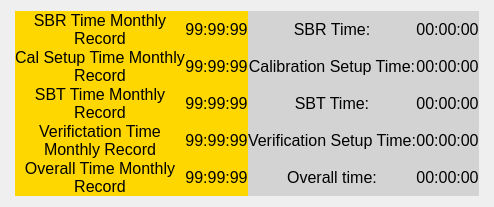
           <widget class="QWidget" name="page_2">
            <layout class="QGridLayout" name="gridLayout_2">
             <property name="leftMargin">
              <number>15</number>
             </property>
             <property name="rightMargin">
              <number>15</number>
             </property>
             <property name="spacing">
              <number>0</number>
             </property>
             <item row="0" column="0">
              <widget class="QLabel" name="SBRRecordLabel">
               <property name="font">
                <font>
                 <pointsize>12</pointsize>
                </font>
               </property>
               <property name="styleSheet">
                <string notr="true">background-color:gold</string>
               </property>
               <property name="text">
                <string>SBR Time Monthly Record</string>
               </property>
               <property name="alignment">
                <set>Qt::AlignCenter</set>
               </property>
               <property name="wordWrap">
                <bool>true</bool>
               </property>
              </widget>
             </item>
             <item row="0" column="3">
              <widget class="QLabel" name="SBRTimeLabel">
               <property name="font">
                <font>
                 <pointsize>12</pointsize>
                </font>
               </property>
               <property name="styleSheet">
                <string notr="true">background-color:lightgray</string>
               </property>
               <property name="text">
                <string>00:00:00</string>
               </property>
               <property name="alignment">
                <set>Qt::AlignCenter</set>
               </property>
               <property name="wordWrap">
                <bool>true</bool>
               </property>
              </widget>
             </item>
             <item row="1" column="2">
              <widget class="QLabel" name="CalLabel">
               <property name="font">
                <font>
                 <pointsize>12</pointsize>
                </font>
               </property>
               <property name="styleSheet">
                <string notr="true">background-color:lightgray</string>
               </property>
               <property name="text">
                <string>Calibration Setup Time:</string>
               </property>
               <property name="alignment">
                <set>Qt::AlignCenter</set>
               </property>
               <property name="wordWrap">
                <bool>true</bool>
               </property>
              </widget>
             </item>
             <item row="1" column="3">
              <widget class="QLabel" name="CalTimeLabel">
               <property name="font">
                <font>
                 <pointsize>12</pointsize>
                </font>
               </property>
               <property name="styleSheet">
                <string notr="true">background-color:lightgray</string>
               </property>
               <property name="text">
                <string>00:00:00</string>
               </property>
               <property name="alignment">
                <set>Qt::AlignCenter</set>
               </property>
               <property name="wordWrap">
                <bool>true</bool>
               </property>
              </widget>
             </item>
             <item row="2" column="2">
              <widget class="QLabel" name="SBTLabel">
               <property name="font">
                <font>
                 <pointsize>12</pointsize>
                </font>
               </property>
               <property name="styleSheet">
                <string notr="true">background-color:lightgray</string>
               </property>
               <property name="text">
                <string>SBT Time:</string>
               </property>
               <property name="alignment">
                <set>Qt::AlignCenter</set>
               </property>
               <property name="wordWrap">
                <bool>true</bool>
               </property>
              </widget>
             </item>
             <item row="2" column="3">
              <widget class="QLabel" name="SBTTimeLabel">
               <property name="font">
                <font>
                 <pointsize>12</pointsize>
                </font>
               </property>
               <property name="styleSheet">
                <string notr="true">background-color:lightgray</string>
               </property>
               <property name="text">
                <string>00:00:00</string>
               </property>
               <property name="alignment">
                <set>Qt::AlignCenter</set>
               </property>
               <property name="wordWrap">
                <bool>true</bool>
               </property>
              </widget>
             </item>
             <item row="3" column="2">
              <widget class="QLabel" name="VerificationLabel">
               <property name="font">
                <font>
                 <pointsize>12</pointsize>
                </font>
               </property>
               <property name="styleSheet">
                <string notr="true">background-color:lightgray</string>
               </property>
               <property name="text">
                <string>Verification Setup Time:</string>
               </property>
               <property name="alignment">
                <set>Qt::AlignCenter</set>
               </property>
               <property name="wordWrap">
                <bool>true</bool>
               </property>
              </widget>
             </item>
             <item row="3" column="3">
              <widget class="QLabel" name="VerificationTimeLabel">
               <property name="font">
                <font>
                 <pointsize>12</pointsize>
                </font>
               </property>
               <property name="styleSheet">
                <string notr="true">background-color:lightgray</string>
               </property>
               <property name="text">
                <string>00:00:00</string>
               </property>
               <property name="alignment">
                <set>Qt::AlignCenter</set>
               </property>
               <property name="wordWrap">
                <bool>true</bool>
               </property>
              </widget>
             </item>
             <item row="0" column="2">
              <widget class="QLabel" name="SBRLabel">
               <property name="font">
                <font>
                 <pointsize>12</pointsize>
                </font>
               </property>
               <property name="styleSheet">
                <string notr="true">background-color:lightgray</string>
               </property>
               <property name="text">
                <string>SBR Time:</string>
               </property>
               <property name="alignment">
                <set>Qt::AlignCenter</set>
               </property>
               <property name="wordWrap">
                <bool>true</bool>
               </property>
              </widget>
             </item>
             <item row="4" column="2">
              <widget class="QLabel" name="OverallLabel">
               <property name="font">
                <font>
                 <pointsize>12</pointsize>
                </font>
               </property>
               <property name="styleSheet">
                <string notr="true">background-color:lightgray</string>
               </property>
               <property name="text">
                <string>Overall time:</string>
               </property>
               <property name="alignment">
                <set>Qt::AlignCenter</set>
               </property>
               <property name="wordWrap">
                <bool>true</bool>
               </property>
              </widget>
             </item>
             <item row="4" column="3">
              <widget class="QLabel" name="OverallTimeLabel">
               <property name="font">
                <font>
                 <pointsize>12</pointsize>
                </font>
               </property>
               <property name="styleSheet">
                <string notr="true">background-color:lightgray</string>
               </property>
               <property name="text">
                <string>00:00:00</string>
               </property>
               <property name="alignment">
                <set>Qt::AlignCenter</set>
               </property>
               <property name="wordWrap">
                <bool>true</bool>
               </property>
              </widget>
             </item>
             <item row="0" column="1">
              <widget class="QLabel" name="SBRRecordTimeLabel">
               <property name="font">
                <font>
                 <pointsize>12</pointsize>
                </font>
               </property>
               <property name="styleSheet">
                <string notr="true">background-color:gold</string>
               </property>
               <property name="text">
                <string>99:99:99</string>
               </property>
               <property name="alignment">
                <set>Qt::AlignCenter</set>
               </property>
               <property name="wordWrap">
                <bool>true</bool>
               </property>
              </widget>
             </item>
             <item row="1" column="0">
              <widget class="QLabel" name="CalRecordLabel">
               <property name="font">
                <font>
                 <pointsize>12</pointsize>
                </font>
               </property>
               <property name="styleSheet">
                <string notr="true">background-color:gold</string>
               </property>
               <property name="text">
                <string>Cal Setup Time Monthly Record</string>
               </property>
               <property name="alignment">
                <set>Qt::AlignCenter</set>
               </property>
               <property name="wordWrap">
                <bool>true</bool>
               </property>
              </widget>
             </item>
             <item row="1" column="1">
              <widget class="QLabel" name="CalRecordTimeLabel">
               <property name="font">
                <font>
                 <pointsize>12</pointsize>
                </font>
               </property>
               <property name="styleSheet">
                <string notr="true">background-color:gold</string>
               </property>
               <property name="text">
                <string>99:99:99</string>
               </property>
               <property name="alignment">
                <set>Qt::AlignCenter</set>
               </property>
               <property name="wordWrap">
                <bool>true</bool>
               </property>
              </widget>
             </item>
             <item row="2" column="0">
              <widget class="QLabel" name="SBTRecordLabel">
               <property name="font">
                <font>
                 <pointsize>12</pointsize>
                </font>
               </property>
               <property name="styleSheet">
                <string notr="true">background-color:gold</string>
               </property>
               <property name="text">
                <string>SBT Time Monthly Record</string>
               </property>
               <property name="alignment">
                <set>Qt::AlignCenter</set>
               </property>
               <property name="wordWrap">
                <bool>true</bool>
               </property>
              </widget>
             </item>
             <item row="2" column="1">
              <widget class="QLabel" name="SBTRecordTimeLabel">
               <property name="font">
                <font>
                 <pointsize>12</pointsize>
                </font>
               </property>
               <property name="styleSheet">
                <string notr="true">background-color:gold</string>
               </property>
               <property name="text">
                <string>99:99:99</string>
               </property>
               <property name="alignment">
                <set>Qt::AlignCenter</set>
               </property>
               <property name="wordWrap">
                <bool>true</bool>
               </property>
              </widget>
             </item>
             <item row="3" column="0">
              <widget class="QLabel" name="VerificationRecordLabel">
               <property name="font">
                <font>
                 <pointsize>12</pointsize>
                </font>
               </property>
               <property name="styleSheet">
                <string notr="true">background-color:gold</string>
               </property>
               <property name="text">
                <string>Verifictation Time Monthly Record</string>
               </property>
               <property name="alignment">
                <set>Qt::AlignCenter</set>
               </property>
               <property name="wordWrap">
                <bool>true</bool>
               </property>
              </widget>
             </item>
             <item row="3" column="1">
              <widget class="QLabel" name="VerificationRecordTimeLabel">
               <property name="font">
                <font>
                 <pointsize>12</pointsize>
                </font>
               </property>
               <property name="styleSheet">
                <string notr="true">background-color:gold</string>
               </property>
               <property name="text">
                <string>99:99:99</string>
               </property>
               <property name="alignment">
                <set>Qt::AlignCenter</set>
               </property>
               <property name="wordWrap">
                <bool>true</bool>
               </property>
              </widget>
             </item>
             <item row="4" column="0">
              <widget class="QLabel" name="OverallRecordLabel">
               <property name="font">
                <font>
                 <pointsize>12</pointsize>
                </font>
               </property>
               <property name="styleSheet">
                <string notr="true">background-color:gold</string>
               </property>
               <property name="text">
                <string>Overall Time Monthly Record</string>
               </property>
               <property name="alignment">
                <set>Qt::AlignCenter</set>
               </property>
               <property name="wordWrap">
                <bool>true</bool>
               </property>
              </widget>
             </item>
             <item row="4" column="1">
              <widget class="QLabel" name="OverallRecordTimeLabel">
               <property name="font">
                <font>
                 <pointsize>12</pointsize>
                </font>
               </property>
               <property name="styleSheet">
                <string notr="true">background-color:gold</string>
               </property>
               <property name="text">
                <string>99:99:99</string>
               </property>
               <property name="alignment">
                <set>Qt::AlignCenter</set>
               </property>
               <property name="wordWrap">
                <bool>true</bool>
               </property>
              </widget>
             </item>
            </layout>
           </widget>
